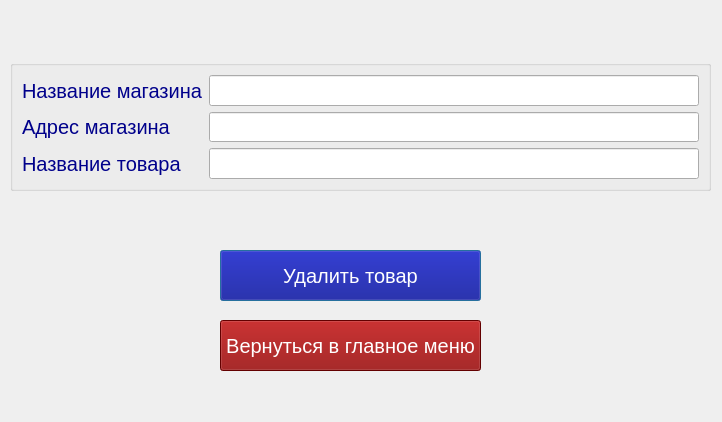
<?xml version="1.0" encoding="UTF-8"?>
<ui version="4.0">
 <class>deleteproductwindow</class>
 <widget class="QDialog" name="deleteproductwindow">
  <property name="geometry">
   <rect>
    <x>0</x>
    <y>0</y>
    <width>722</width>
    <height>422</height>
   </rect>
  </property>
  <property name="windowTitle">
   <string>Dialog</string>
  </property>
  <widget class="QGroupBox" name="groupBox">
   <property name="geometry">
    <rect>
     <x>10</x>
     <y>60</y>
     <width>701</width>
     <height>131</height>
    </rect>
   </property>
   <property name="title">
    <string/>
   </property>
   <layout class="QFormLayout" name="formLayout">
    <item row="0" column="0">
     <widget class="QLabel" name="label">
      <property name="styleSheet">
       <string notr="true">font-family: Arial, sans-serif;
font-size: 20px;
color: darkblue;</string>
      </property>
      <property name="text">
       <string>Название магазина</string>
      </property>
     </widget>
    </item>
    <item row="0" column="1">
     <widget class="QLineEdit" name="shopLine">
      <property name="styleSheet">
       <string notr="true">font-family: Arial, sans-serif;
font-size: 20px;
color: darkblue;</string>
      </property>
     </widget>
    </item>
    <item row="1" column="0">
     <widget class="QLabel" name="label_2">
      <property name="styleSheet">
       <string notr="true">font-family: Arial, sans-serif;
font-size: 20px;
color: darkblue;</string>
      </property>
      <property name="text">
       <string>Адрес магазина</string>
      </property>
     </widget>
    </item>
    <item row="1" column="1">
     <widget class="QLineEdit" name="addresLine">
      <property name="styleSheet">
       <string notr="true">font-family: Arial, sans-serif;
font-size: 20px;
color: darkblue;</string>
      </property>
     </widget>
    </item>
    <item row="2" column="0">
     <widget class="QLabel" name="label_3">
      <property name="styleSheet">
       <string notr="true">font-family: Arial, sans-serif;
font-size: 20px;
color: darkblue;</string>
      </property>
      <property name="text">
       <string>Название товара</string>
      </property>
     </widget>
    </item>
    <item row="2" column="1">
     <widget class="QLineEdit" name="productLine">
      <property name="styleSheet">
       <string notr="true">font-family: Arial, sans-serif;
font-size: 20px;
color: darkblue;</string>
      </property>
     </widget>
    </item>
   </layout>
  </widget>
  <widget class="QPushButton" name="pushButton">
   <property name="geometry">
    <rect>
     <x>220</x>
     <y>250</y>
     <width>261</width>
     <height>51</height>
    </rect>
   </property>
   <property name="styleSheet">
    <string notr="true">font-family: Arial, sans-serif;
font-size: 20px;
background-color: darkblue; 
color: white;</string>
   </property>
   <property name="text">
    <string>Удалить товар</string>
   </property>
  </widget>
  <widget class="QPushButton" name="pushButton_2">
   <property name="geometry">
    <rect>
     <x>220</x>
     <y>320</y>
     <width>261</width>
     <height>51</height>
    </rect>
   </property>
   <property name="styleSheet">
    <string notr="true">font-family: Arial, sans-serif;
font-size: 20px;
background-color: darkred; 
color: white;</string>
   </property>
   <property name="text">
    <string>Вернуться в главное меню</string>
   </property>
  </widget>
 </widget>
 <resources/>
 <connections/>
</ui>
